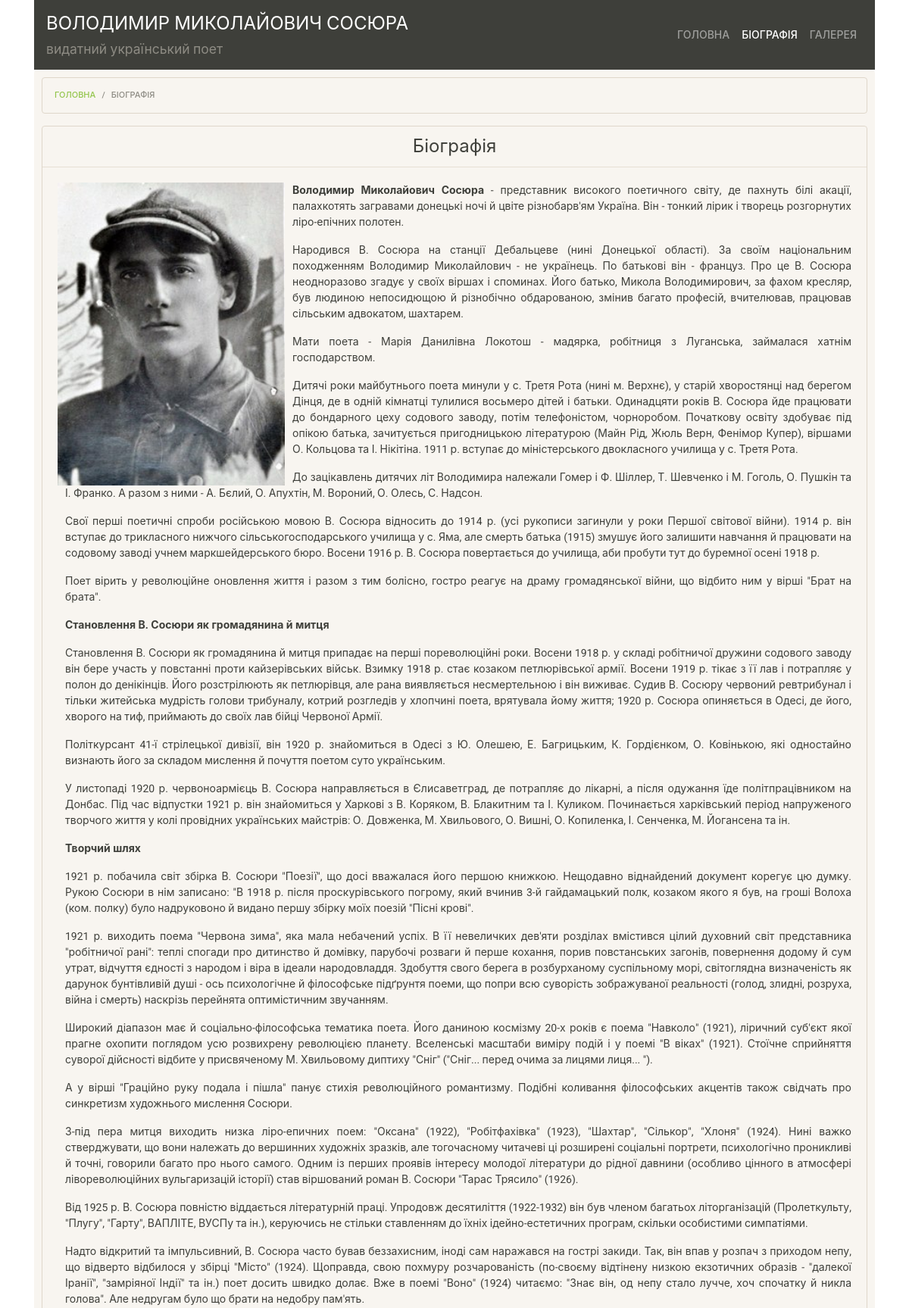
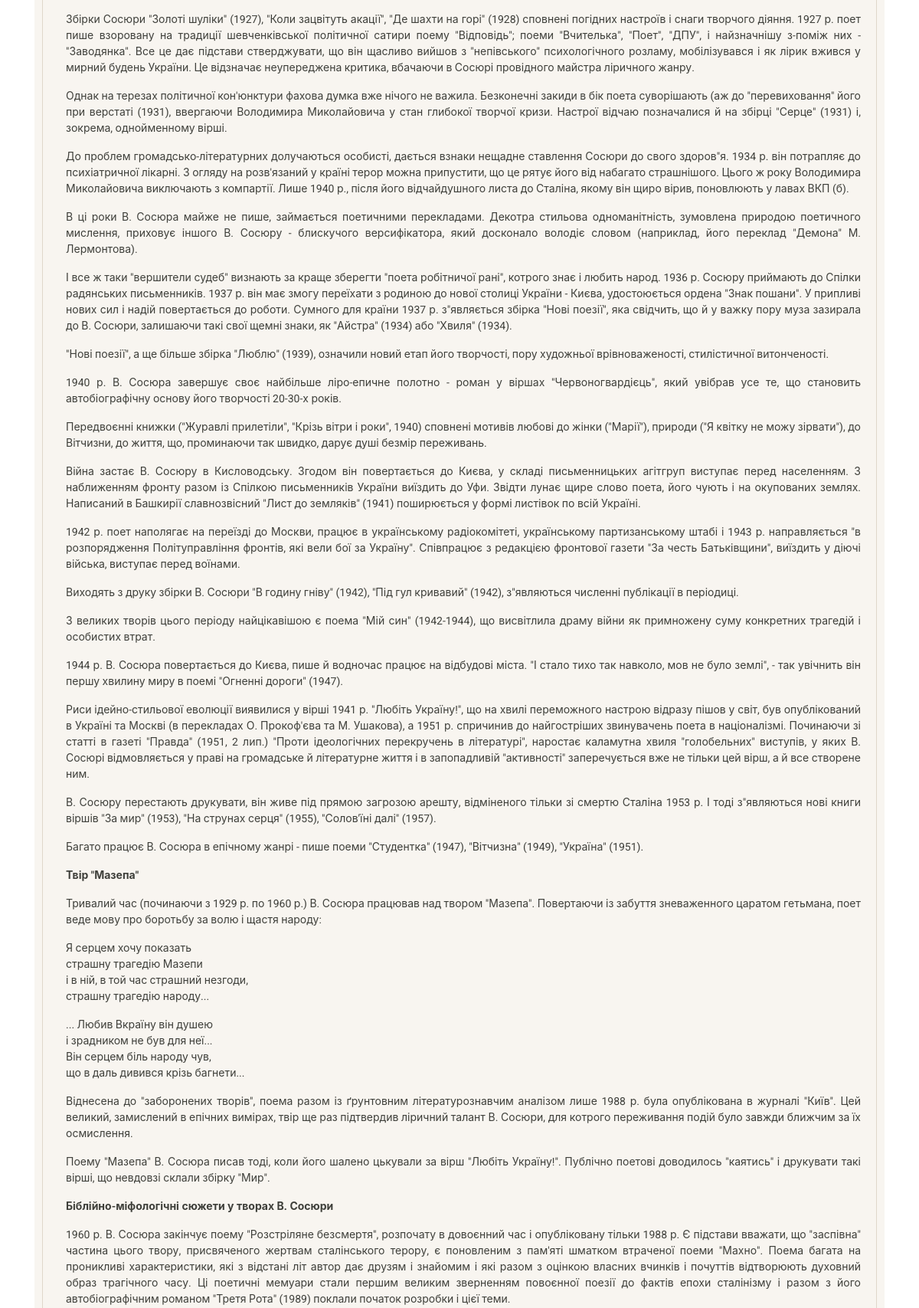
Page /lab10/public/biography.php (upper part) on the committed database (2 pictures, top to bottom).
### tables this page shows
CREATE TABLE `site_head` (
  `id` int(11) NOT NULL,
  `author_full_name` varchar(50) NOT NULL,
  `description` varchar(50) NOT NULL
);

CREATE TABLE `main_page_contents` (
  `id` int(11) NOT NULL,
  `photo` varchar(50) NOT NULL,
  `text` longtext NOT NULL
);

### lab10/src/services/Utils.php (called while the page is built, shortened)
<?php
class Utils {
    public static function get_file_hash($filename) {
        return date('YmdHis', filemtime($filename));
    }
}

### lab10/src/services/Auth.php (called while the page is built, shortened)
<?php
class Auth {
    private static ?Auth $singleton = null;
    private PDO $db;
    private function __construct(PDO $db) {
        $this->db = $db;
    }
    public static function instance() {
        if (Auth::$singleton == null) {
            include __DIR__."/../../config/db.php";
            Auth::$singleton = new Auth($db);
        }
        return Auth::$singleton;
    }
    public function getDb() {
        return $this->db;
    }
}

### lab10/src/dao/PdoDao.php (called while the page is built, shortened)
<?php
abstract class PdoDao {
    protected PDO $db;
    public function __construct(PDO $db) {
        $this->db = $db;
    }
    public function getById($id) {
        $stmt = $this->db->prepare("SELECT * FROM `{$this->getTableName()}` WHERE `id` = ?");
        $stmt->execute([$id]);
        $row = $stmt->fetch();
        return $this->associativeArrayToObject($row);
    }
}

### lab10/src/dao/SiteHeadDaoPdo.php (called while the page is built, shortened)
<?php
require_once __DIR__ . "/../models/SiteHead.php";
require_once __DIR__ . "/PdoDao.php";
class SiteHeadDaoPdo extends PdoDao {
    protected function getTableName() {
        return self::TABLE_NAME;
    }
    protected function associativeArrayToObject($arr) {
        return SiteHead::fromArray($arr);
    }
}

### lab10/src/models/SiteHead.php (called while the page is built, shortened)
<?php
class SiteHead {
    private $author_full_name;
    private $description;
    public static function fromArray($arr) {
        $obj = new SiteHead();
        foreach ($arr as $key => $value) {
            if (is_numeric($key)) continue;
            $obj->{$key} = $value;
        }
        return $obj;
    }
    public function getAuthorFullName() {
        return $this->author_full_name;
    }
    public function getDescription() {
        return $this->description;
    }
}

### lab10/src/dao/MainPagesContentDaoPdo.php (called while the page is built, shortened)
<?php
require_once __DIR__ . "/../models/MainPagesContent.php";
require_once __DIR__ . "/PdoDao.php";
class MainPagesContentDaoPdo extends PdoDao {
    protected function getTableName() {
        return self::TABLE_NAME;
    }
    protected function associativeArrayToObject($arr) {
        return MainPagesContent::fromArray($arr);
    }
}

### lab10/src/models/MainPagesContent.php (called while the page is built, shortened)
<?php
class MainPagesContent {
    private $photo;
    private $text;
    public static function fromArray($arr) {
        $obj = new MainPagesContent();
        foreach ($arr as $key => $value) {
            $obj->{$key} = $value;
        }
        return $obj;
    }
    public function getPhoto() {
        return $this->photo;
    }
    public function getText() {
        return $this->text;
    }
}

### lab10/public/biography.php (the view)
<?php
require_once __DIR__."/../config/db.php";
require_once __DIR__."/../src/dao/MainPagesContentDaoPdo.php";
$mainPagesPdo = new MainPagesContentDaoPdo($db);
$mainPage = $mainPagesPdo->getById(2);
$is_nav_page_bio = true;
$breadcrumb_path = [
  "Головна" => "./",
  "Біографія" => "#",
];
require_once __DIR__."/templates/head.php";
?>
<div class="card bg-light mb-3 bio">
  <div class="card-header"><h1 class="bio-text-header text-center">Біографія</h1>  </div>
  <div class="card-body">
    <div class="row">
      <div class="col">
        <img src="upload/<?= $mainPage->getPhoto(); ?>" class="portrait-big float-left">
        <div class="bio-block-text">
          <?= $mainPage->getText(); ?>
        </div>
      </div>
    </div>
  </div>
</div>
<?php
require_once __DIR__."/templates/footer.php";
?>

### lab10/public/templates/head.php (shortened to what this page needs)
<?php
require_once __DIR__."/../../src/services/Utils.php";
require_once __DIR__."/../../src/services/Auth.php";
require_once __DIR__."/../../src/dao/SiteHeadDaoPdo.php";
$siteHeadPdo = new SiteHeadDaoPdo(Auth::instance()->getDb());
$siteHead = $siteHeadPdo->getById(1);
?>
<!DOCTYPE html>
<html lang="ua">
<head>
    <link rel="stylesheet" href="/assets/css/bootstrap.css?hash=<?= Utils::get_file_hash(__DIR__."/../assets/css/bootstrap.css"); ?>">
    <link rel="stylesheet" href="/assets/css/main.css?hash=<?= Utils::get_file_hash(__DIR__."/../assets/css/main.css"); ?>">
    <link rel="stylesheet" href="/assets/css/ekko-lightbox.css?hash=<?= Utils::get_file_hash(__DIR__."/../assets/css/ekko-lightbox.css"); ?>">
</head>
<body>
<div class="container">
    <nav class="navbar navbar-expand-lg navbar-dark bg-primary">
    <div class="row">
      <div class="col">
        <div class="row">
        <div class="col">
            <a class="navbar-brand" href="/"><?= $siteHead->getAuthorFullName(); ?></a>
        </div>
        </div>
        <div class="row">
        <div class="col">
            <h5 class="text-secondary"><?= $siteHead->getDescription(); ?></h5>
        </div>
        </div>
      </div>
    </div>
    <div class="collapse navbar-collapse justify-content-end" id="navbarColor01">
        <ul class="navbar-nav">
        <li class="nav-item <?= empty($is_nav_page_main) ? '' : 'active'; ?>">
            <a class="nav-link top-menu-link" href="/">Головна</a>
        </li>
        <li class="nav-item <?= empty($is_nav_page_bio) ? '' : 'active'; ?>">
            <a class="nav-link top-menu-link" href="/biography.php">Біографія</a>
        </li>
        <li class="nav-item <?= empty($is_nav_page_gallery) ? '' : 'active'; ?>">
            <a class="nav-link top-menu-link" href="/gallery.php">Галерея</a>
        </li>
        </ul>
    </div>
    </nav>
    <div class="jumbotron content">
      <ol class="breadcrumb">
        <?php
        foreach ($breadcrumb_path as $key => $value):
            if ($key != array_key_last($breadcrumb_path)):
        ?>
            <li class="breadcrumb-item"><a href="<?= $value; ?>"><?= $key; ?></a></li>
        <?php
            else:
        ?>
            <li class="breadcrumb-item active"><?= $key; ?></li>
        <?php
            endif;
        endforeach;
        ?>
      </ol>

### lab10/public/assets/css/main.css (style rules this page uses)
.navbar-brand { font-size: 24px; }
.top-menu-link { font-size: 14px !important; }
.content { padding: 10px; }
.bio { border: 1px solid #DFD7CA; border-radius: 0.25rem; }
.portrait-big { width: 300px; height: 400px; margin: 0; margin-right: 10px; }
.bio-block-text { margin: 0; margin-left: 10px; text-align: justify; }
.bio-text-header { margin: 0; padding: 0; font-size: 1.5rem; }

### rows in the picture
site_head: author_full_name "ВОЛОДИМИР МИКОЛАЙОВИЧ СОСЮРА", description "видатний український поет"
main_page_contents: photo (picture), text "Володимир Миколайович Сосюра - представник високого поетичного світу, де пахнуть білі акації, палахкотять загравами донецькі ночі й цвіте різнобарв'ям Україна. Він - тонкий лірик і творець розгорнутих ліро-епічних полотен. Народився В. Сосюра на станції Дебальцеве (нині Донецької області). За своїм національним походженням Володимир Миколайлович - не українець. По батькові він - француз. Про це В. Сосюра неодноразово згадує у своїх віршах і споминах. Його батько, Микола Володимирович, за фахом кресляр, був людиною непосидющою й різнобічно обдарованою, змінив багато професій, вчителював, працював сільським адвокатом, шахтарем. Мати поета - Марія Данилівна Локотош - мадярка, робітниця з…"

### other values in the picture
$key "ГОЛОВНА"
$key "БІОГРАФІЯ"
